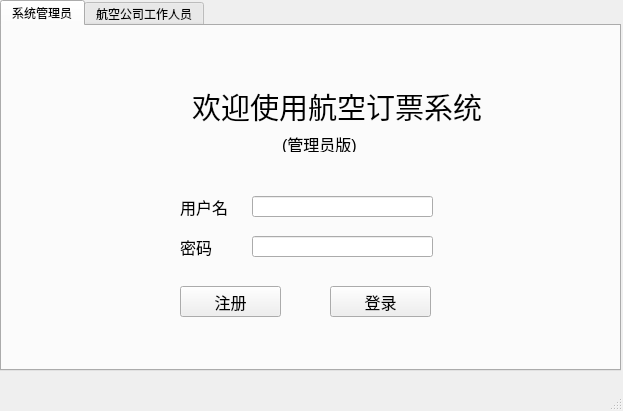
<?xml version="1.0" encoding="UTF-8"?>
<ui version="4.0">
 <class>Admin</class>
 <widget class="QMainWindow" name="Admin">
  <property name="geometry">
   <rect>
    <x>0</x>
    <y>0</y>
    <width>623</width>
    <height>411</height>
   </rect>
  </property>
  <property name="windowTitle">
   <string>MainWindow</string>
  </property>
  <widget class="QWidget" name="centralwidget">
   <widget class="QTabWidget" name="tabWidget">
    <property name="geometry">
     <rect>
      <x>0</x>
      <y>0</y>
      <width>621</width>
      <height>371</height>
     </rect>
    </property>
    <property name="currentIndex">
     <number>0</number>
    </property>
    <widget class="QWidget" name="tab">
     <attribute name="title">
      <string>系统管理员</string>
     </attribute>
     <widget class="QLineEdit" name="password">
      <property name="geometry">
       <rect>
        <x>250</x>
        <y>210</y>
        <width>181</width>
        <height>21</height>
       </rect>
      </property>
      <property name="font">
       <font>
        <pointsize>12</pointsize>
       </font>
      </property>
      <property name="echoMode">
       <enum>QLineEdit::Password</enum>
      </property>
     </widget>
     <widget class="QLabel" name="label_2">
      <property name="geometry">
       <rect>
        <x>190</x>
        <y>50</y>
        <width>291</width>
        <height>61</height>
       </rect>
      </property>
      <property name="font">
       <font>
        <pointsize>22</pointsize>
       </font>
      </property>
      <property name="text">
       <string>欢迎使用航空订票系统</string>
      </property>
     </widget>
     <widget class="QLabel" name="label_4">
      <property name="geometry">
       <rect>
        <x>100</x>
        <y>40</y>
        <width>81</width>
        <height>71</height>
       </rect>
      </property>
      <property name="font">
       <font>
        <pointsize>9</pointsize>
       </font>
      </property>
      <property name="styleSheet">
       <string notr="true">image: url(:/pic/C:/Users/CXY/Pictures/Camera Roll/飞机.png);</string>
      </property>
      <property name="text">
       <string/>
      </property>
     </widget>
     <widget class="QPushButton" name="register_">
      <property name="geometry">
       <rect>
        <x>178</x>
        <y>260</y>
        <width>101</width>
        <height>31</height>
       </rect>
      </property>
      <property name="font">
       <font>
        <pointsize>12</pointsize>
       </font>
      </property>
      <property name="text">
       <string>注册</string>
      </property>
     </widget>
     <widget class="QLineEdit" name="username">
      <property name="geometry">
       <rect>
        <x>250</x>
        <y>170</y>
        <width>181</width>
        <height>21</height>
       </rect>
      </property>
      <property name="font">
       <font>
        <pointsize>12</pointsize>
       </font>
      </property>
     </widget>
     <widget class="QLabel" name="label_5">
      <property name="geometry">
       <rect>
        <x>280</x>
        <y>110</y>
        <width>81</width>
        <height>16</height>
       </rect>
      </property>
      <property name="font">
       <font>
        <pointsize>12</pointsize>
       </font>
      </property>
      <property name="text">
       <string>(管理员版)</string>
      </property>
     </widget>
     <widget class="QLabel" name="label">
      <property name="geometry">
       <rect>
        <x>178</x>
        <y>170</y>
        <width>51</width>
        <height>21</height>
       </rect>
      </property>
      <property name="sizePolicy">
       <sizepolicy hsizetype="Fixed" vsizetype="Fixed">
        <horstretch>0</horstretch>
        <verstretch>0</verstretch>
       </sizepolicy>
      </property>
      <property name="font">
       <font>
        <pointsize>12</pointsize>
       </font>
      </property>
      <property name="text">
       <string>用户名</string>
      </property>
     </widget>
     <widget class="QPushButton" name="login">
      <property name="geometry">
       <rect>
        <x>328</x>
        <y>260</y>
        <width>101</width>
        <height>31</height>
       </rect>
      </property>
      <property name="font">
       <font>
        <pointsize>12</pointsize>
       </font>
      </property>
      <property name="text">
       <string>登录</string>
      </property>
     </widget>
     <widget class="QLabel" name="label_3">
      <property name="geometry">
       <rect>
        <x>178</x>
        <y>210</y>
        <width>41</width>
        <height>21</height>
       </rect>
      </property>
      <property name="font">
       <font>
        <pointsize>12</pointsize>
       </font>
      </property>
      <property name="text">
       <string>密码</string>
      </property>
     </widget>
    </widget>
    <widget class="QWidget" name="tab_2">
     <attribute name="title">
      <string>航空公司工作人员</string>
     </attribute>
     <widget class="QLabel" name="label_6">
      <property name="geometry">
       <rect>
        <x>170</x>
        <y>200</y>
        <width>41</width>
        <height>21</height>
       </rect>
      </property>
      <property name="font">
       <font>
        <pointsize>12</pointsize>
       </font>
      </property>
      <property name="text">
       <string>密码</string>
      </property>
     </widget>
     <widget class="QLabel" name="label_7">
      <property name="geometry">
       <rect>
        <x>100</x>
        <y>40</y>
        <width>81</width>
        <height>71</height>
       </rect>
      </property>
      <property name="font">
       <font>
        <pointsize>9</pointsize>
       </font>
      </property>
      <property name="styleSheet">
       <string notr="true">image: url(:/pic/C:/Users/CXY/Pictures/Camera Roll/飞机.png);</string>
      </property>
      <property name="text">
       <string/>
      </property>
     </widget>
     <widget class="QLineEdit" name="username_2">
      <property name="geometry">
       <rect>
        <x>242</x>
        <y>160</y>
        <width>181</width>
        <height>21</height>
       </rect>
      </property>
      <property name="font">
       <font>
        <pointsize>12</pointsize>
       </font>
      </property>
     </widget>
     <widget class="QPushButton" name="register_1">
      <property name="geometry">
       <rect>
        <x>170</x>
        <y>250</y>
        <width>101</width>
        <height>31</height>
       </rect>
      </property>
      <property name="font">
       <font>
        <pointsize>12</pointsize>
       </font>
      </property>
      <property name="text">
       <string>注册</string>
      </property>
     </widget>
     <widget class="QLabel" name="label_8">
      <property name="geometry">
       <rect>
        <x>260</x>
        <y>110</y>
        <width>101</width>
        <height>16</height>
       </rect>
      </property>
      <property name="font">
       <font>
        <pointsize>12</pointsize>
       </font>
      </property>
      <property name="text">
       <string>(航空公司版)</string>
      </property>
     </widget>
     <widget class="QPushButton" name="login_2">
      <property name="geometry">
       <rect>
        <x>320</x>
        <y>250</y>
        <width>101</width>
        <height>31</height>
       </rect>
      </property>
      <property name="font">
       <font>
        <pointsize>12</pointsize>
       </font>
      </property>
      <property name="text">
       <string>登录</string>
      </property>
     </widget>
     <widget class="QLabel" name="label_9">
      <property name="geometry">
       <rect>
        <x>190</x>
        <y>50</y>
        <width>291</width>
        <height>61</height>
       </rect>
      </property>
      <property name="font">
       <font>
        <pointsize>22</pointsize>
       </font>
      </property>
      <property name="text">
       <string>欢迎使用航空订票系统</string>
      </property>
     </widget>
     <widget class="QLabel" name="label_10">
      <property name="geometry">
       <rect>
        <x>170</x>
        <y>160</y>
        <width>51</width>
        <height>21</height>
       </rect>
      </property>
      <property name="sizePolicy">
       <sizepolicy hsizetype="Fixed" vsizetype="Fixed">
        <horstretch>0</horstretch>
        <verstretch>0</verstretch>
       </sizepolicy>
      </property>
      <property name="font">
       <font>
        <pointsize>12</pointsize>
       </font>
      </property>
      <property name="text">
       <string>用户名</string>
      </property>
     </widget>
     <widget class="QLineEdit" name="password_2">
      <property name="geometry">
       <rect>
        <x>242</x>
        <y>200</y>
        <width>181</width>
        <height>21</height>
       </rect>
      </property>
      <property name="font">
       <font>
        <pointsize>12</pointsize>
       </font>
      </property>
      <property name="echoMode">
       <enum>QLineEdit::Password</enum>
      </property>
     </widget>
    </widget>
   </widget>
  </widget>
  <widget class="QMenuBar" name="menubar">
   <property name="geometry">
    <rect>
     <x>0</x>
     <y>0</y>
     <width>623</width>
     <height>22</height>
    </rect>
   </property>
  </widget>
  <widget class="QStatusBar" name="statusbar"/>
 </widget>
 <resources>
  <include location="plane.qrc"/>
 </resources>
 <connections/>
</ui>
